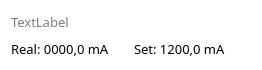
<?xml version="1.0" encoding="UTF-8"?>
<ui version="4.0">
 <class>FoldedControlWidget</class>
 <widget class="QWidget" name="FoldedControlWidget">
  <property name="geometry">
   <rect>
    <x>0</x>
    <y>0</y>
    <width>262</width>
    <height>70</height>
   </rect>
  </property>
  <property name="windowTitle">
   <string>Form</string>
  </property>
  <property name="styleSheet">
   <string notr="true">background: transparent;</string>
  </property>
  <layout class="QGridLayout" name="gridLayout">
   <item row="1" column="1">
    <widget class="QLabel" name="setLabel">
     <property name="font">
      <font>
       <family>Poppins</family>
       <pointsize>10</pointsize>
      </font>
     </property>
     <property name="text">
      <string>Set: 1200,0 mA</string>
     </property>
    </widget>
   </item>
   <item row="1" column="0">
    <widget class="QLabel" name="realLabel">
     <property name="font">
      <font>
       <family>Poppins</family>
       <pointsize>10</pointsize>
      </font>
     </property>
     <property name="text">
      <string>Real: 0000,0 mA</string>
     </property>
    </widget>
   </item>
   <item row="0" column="0" colspan="2">
    <widget class="QLabel" name="nameLabel">
     <property name="font">
      <font>
       <family>Poppins</family>
       <pointsize>10</pointsize>
      </font>
     </property>
     <property name="styleSheet">
      <string notr="true">color: rgb(125, 125, 125);</string>
     </property>
     <property name="text">
      <string>TextLabel</string>
     </property>
    </widget>
   </item>
  </layout>
 </widget>
 <resources/>
 <connections/>
</ui>
